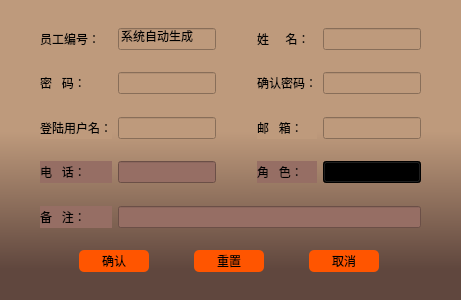
<?xml version="1.0" encoding="UTF-8"?>
<ui version="4.0">
 <class>add_staff</class>
 <widget class="QWidget" name="add_staff">
  <property name="geometry">
   <rect>
    <x>0</x>
    <y>0</y>
    <width>461</width>
    <height>300</height>
   </rect>
  </property>
  <property name="windowTitle">
   <string>Form</string>
  </property>
  <property name="windowIcon">
   <iconset>
    <normalon>:/qt 图标/新增.jpg</normalon>
   </iconset>
  </property>
  <property name="styleSheet">
   <string notr="true">font: 75 12pt &quot;楷体&quot;;
background-color: qlineargradient(spread:pad, x1:0.500273, y1:0.438, x2:0.500727, y2:0.909, stop:0 rgba(190, 154, 124, 255), stop:0.971591 rgba(96, 71, 62, 255));
color:rgb(0, 0, 0)</string>
  </property>
  <layout class="QGridLayout" name="gridLayout">
   <item row="8" column="1">
    <widget class="QLabel" name="label">
     <property name="styleSheet">
      <string notr="true">background-color:rgb(150, 110, 100, 255);</string>
     </property>
     <property name="text">
      <string>电   话：</string>
     </property>
    </widget>
   </item>
   <item row="13" column="2">
    <spacer name="verticalSpacer_5">
     <property name="orientation">
      <enum>Qt::Vertical</enum>
     </property>
     <property name="sizeHint" stdset="0">
      <size>
       <width>20</width>
       <height>40</height>
      </size>
     </property>
    </spacer>
   </item>
   <item row="0" column="2">
    <spacer name="verticalSpacer_4">
     <property name="orientation">
      <enum>Qt::Vertical</enum>
     </property>
     <property name="sizeHint" stdset="0">
      <size>
       <width>20</width>
       <height>40</height>
      </size>
     </property>
    </spacer>
   </item>
   <item row="3" column="2">
    <spacer name="verticalSpacer_3">
     <property name="orientation">
      <enum>Qt::Vertical</enum>
     </property>
     <property name="sizeHint" stdset="0">
      <size>
       <width>20</width>
       <height>40</height>
      </size>
     </property>
    </spacer>
   </item>
   <item row="1" column="0">
    <spacer name="horizontalSpacer_2">
     <property name="orientation">
      <enum>Qt::Horizontal</enum>
     </property>
     <property name="sizeHint" stdset="0">
      <size>
       <width>40</width>
       <height>20</height>
      </size>
     </property>
    </spacer>
   </item>
   <item row="4" column="1">
    <widget class="QLabel" name="label_6">
     <property name="styleSheet">
      <string notr="true">background-color:rgb(190, 154, 124, 255);</string>
     </property>
     <property name="text">
      <string>密   码：</string>
     </property>
    </widget>
   </item>
   <item row="4" column="4">
    <widget class="QLabel" name="label_7">
     <property name="styleSheet">
      <string notr="true">background-color:rgb(190, 154, 124, 255);</string>
     </property>
     <property name="text">
      <string>确认密码：</string>
     </property>
    </widget>
   </item>
   <item row="1" column="1">
    <widget class="QLabel" name="label_8">
     <property name="styleSheet">
      <string notr="true">background-color:rgb(190, 154, 124, 255);</string>
     </property>
     <property name="text">
      <string>员工编号：</string>
     </property>
    </widget>
   </item>
   <item row="1" column="4">
    <widget class="QLabel" name="label_9">
     <property name="styleSheet">
      <string notr="true">background-color:rgb(190, 154, 124, 255);</string>
     </property>
     <property name="text">
      <string>姓     名：</string>
     </property>
    </widget>
   </item>
   <item row="1" column="6">
    <spacer name="horizontalSpacer_3">
     <property name="orientation">
      <enum>Qt::Horizontal</enum>
     </property>
     <property name="sizeHint" stdset="0">
      <size>
       <width>40</width>
       <height>20</height>
      </size>
     </property>
    </spacer>
   </item>
   <item row="8" column="4">
    <widget class="QLabel" name="label_3">
     <property name="styleSheet">
      <string notr="true">background-color:rgb(150, 110, 100, 255);</string>
     </property>
     <property name="text">
      <string>角   色：</string>
     </property>
    </widget>
   </item>
   <item row="6" column="4">
    <widget class="QLabel" name="label_4">
     <property name="styleSheet">
      <string notr="true">background-color:rgb(190, 154, 124, 255);</string>
     </property>
     <property name="text">
      <string>邮   箱：</string>
     </property>
    </widget>
   </item>
   <item row="8" column="5">
    <widget class="QComboBox" name="comboBox">
     <item>
      <property name="text">
       <string>员工</string>
      </property>
     </item>
     <item>
      <property name="text">
       <string>主管</string>
      </property>
     </item>
    </widget>
   </item>
   <item row="1" column="3">
    <spacer name="horizontalSpacer">
     <property name="orientation">
      <enum>Qt::Horizontal</enum>
     </property>
     <property name="sizeHint" stdset="0">
      <size>
       <width>40</width>
       <height>20</height>
      </size>
     </property>
    </spacer>
   </item>
   <item row="12" column="1">
    <widget class="QLabel" name="label_2">
     <property name="styleSheet">
      <string notr="true">background-color:rgb(150, 110, 100, 255);</string>
     </property>
     <property name="text">
      <string>备   注：</string>
     </property>
    </widget>
   </item>
   <item row="6" column="1">
    <widget class="QLabel" name="label_5">
     <property name="styleSheet">
      <string notr="true">background-color:rgb(190, 154, 124, 255);</string>
     </property>
     <property name="text">
      <string>登陆用户名：</string>
     </property>
    </widget>
   </item>
   <item row="18" column="2">
    <spacer name="verticalSpacer_6">
     <property name="orientation">
      <enum>Qt::Vertical</enum>
     </property>
     <property name="sizeHint" stdset="0">
      <size>
       <width>20</width>
       <height>40</height>
      </size>
     </property>
    </spacer>
   </item>
   <item row="14" column="1" colspan="5">
    <layout class="QHBoxLayout" name="horizontalLayout">
     <item>
      <widget class="QPushButton" name="pushButton_2">
       <property name="maximumSize">
        <size>
         <width>70</width>
         <height>25</height>
        </size>
       </property>
       <property name="styleSheet">
        <string notr="true">
QPushButton{  
color: rgb(0, 0, 0);
font: 75 12pt &quot;微软雅黑&quot;;
border-style:solid;  
background-color:rgb(255, 85, 0);
border-radius:5px;padding:2px 4px;/*border-radius控制圆角大小*/  
}  
QPushButton:hover{  /*鼠标放上后*/  
color: rgb(0, 0, 0);
min-height:20;  
border-style:solid;  
border-top-left-radius:2px;  
border-top-right-radius:2px;  
background-color:rgb(190, 154, 124, 255);
border:1px;  
border-radius:5px;padding:2px 4px;  
}  
QPushButton:pressed{ /*按下按钮后*/  
color:rgb(255, 255, 255);  
min-height:20;  
border-style:solid;  
border-top-left-radius:2px;  
border-top-right-radius:2px;  
background: qlineargradient(x1: 0, y1: 0, x2: 0, y2: 1, stop:0 rgb(226,236,241),   
                            stop: 0.3 rgb(190,190,190),  
                              stop: 1 rgb(160,160,160));  
border:1px;  
border-radius:5px;padding:2px 4px;  
}  
QPushButton:checked{    /*选中后*/  
color:rgb(255, 255, 255);  
min-height:20;  
border-style:solid;  
border-top-left-radius:2px;  
border-top-right-radius:2px;  
background: qlineargradient(x1: 0, y1: 0, x2: 0, y2: 1, stop:0 rgb(226,236,241),   
                            stop: 0.3 rgb(190,190,190),  
                              stop: 1 rgb(160,160,160));  
border:1px;  
border-radius:5px;padding:2px 4px;  
}  </string>
       </property>
       <property name="text">
        <string>确认</string>
       </property>
      </widget>
     </item>
     <item>
      <widget class="QPushButton" name="pushButton">
       <property name="maximumSize">
        <size>
         <width>70</width>
         <height>25</height>
        </size>
       </property>
       <property name="styleSheet">
        <string notr="true">
QPushButton{  
color: rgb(0, 0, 0);
font: 75 12pt &quot;微软雅黑&quot;;
border-style:solid;  
background-color:rgb(255, 85, 0);
border-radius:5px;padding:2px 4px;/*border-radius控制圆角大小*/  
}  
QPushButton:hover{  /*鼠标放上后*/  
color: rgb(0, 0, 0);
min-height:20;  
border-style:solid;  
border-top-left-radius:2px;  
border-top-right-radius:2px;  
background-color:rgb(190, 154, 124, 255);
border:1px;  
border-radius:5px;padding:2px 4px;  
}  
QPushButton:pressed{ /*按下按钮后*/  
color:rgb(255, 255, 255);  
min-height:20;  
border-style:solid;  
border-top-left-radius:2px;  
border-top-right-radius:2px;  
background: qlineargradient(x1: 0, y1: 0, x2: 0, y2: 1, stop:0 rgb(226,236,241),   
                            stop: 0.3 rgb(190,190,190),  
                              stop: 1 rgb(160,160,160));  
border:1px;  
border-radius:5px;padding:2px 4px;  
}  
QPushButton:checked{    /*选中后*/  
color:rgb(255, 255, 255);  
min-height:20;  
border-style:solid;  
border-top-left-radius:2px;  
border-top-right-radius:2px;  
background: qlineargradient(x1: 0, y1: 0, x2: 0, y2: 1, stop:0 rgb(226,236,241),   
                            stop: 0.3 rgb(190,190,190),  
                              stop: 1 rgb(160,160,160));  
border:1px;  
border-radius:5px;padding:2px 4px;  
}  </string>
       </property>
       <property name="text">
        <string>重置</string>
       </property>
      </widget>
     </item>
     <item>
      <widget class="QPushButton" name="pushButton_3">
       <property name="maximumSize">
        <size>
         <width>70</width>
         <height>25</height>
        </size>
       </property>
       <property name="styleSheet">
        <string notr="true">
QPushButton{  
color: rgb(0, 0, 0);
font: 75 12pt &quot;微软雅黑&quot;;
border-style:solid;  
background-color:rgb(255, 85, 0);
border-radius:5px;padding:2px 4px;/*border-radius控制圆角大小*/  
}  
QPushButton:hover{  /*鼠标放上后*/  
color: rgb(0, 0, 0);
min-height:20;  
border-style:solid;  
border-top-left-radius:2px;  
border-top-right-radius:2px;  
background-color:rgb(190, 154, 124, 255);
border:1px;  
border-radius:5px;padding:2px 4px;  
}  
QPushButton:pressed{ /*按下按钮后*/  
color:rgb(255, 255, 255);  
min-height:20;  
border-style:solid;  
border-top-left-radius:2px;  
border-top-right-radius:2px;  
background: qlineargradient(x1: 0, y1: 0, x2: 0, y2: 1, stop:0 rgb(226,236,241),   
                            stop: 0.3 rgb(190,190,190),  
                              stop: 1 rgb(160,160,160));  
border:1px;  
border-radius:5px;padding:2px 4px;  
}  
QPushButton:checked{    /*选中后*/  
color:rgb(255, 255, 255);  
min-height:20;  
border-style:solid;  
border-top-left-radius:2px;  
border-top-right-radius:2px;  
background: qlineargradient(x1: 0, y1: 0, x2: 0, y2: 1, stop:0 rgb(226,236,241),   
                            stop: 0.3 rgb(190,190,190),  
                              stop: 1 rgb(160,160,160));  
border:1px;  
border-radius:5px;padding:2px 4px;  
}  </string>
       </property>
       <property name="text">
        <string>取消</string>
       </property>
      </widget>
     </item>
    </layout>
   </item>
   <item row="11" column="2">
    <spacer name="verticalSpacer_7">
     <property name="orientation">
      <enum>Qt::Vertical</enum>
     </property>
     <property name="sizeHint" stdset="0">
      <size>
       <width>20</width>
       <height>40</height>
      </size>
     </property>
    </spacer>
   </item>
   <item row="7" column="2">
    <spacer name="verticalSpacer">
     <property name="orientation">
      <enum>Qt::Vertical</enum>
     </property>
     <property name="sizeHint" stdset="0">
      <size>
       <width>20</width>
       <height>40</height>
      </size>
     </property>
    </spacer>
   </item>
   <item row="5" column="2">
    <spacer name="verticalSpacer_2">
     <property name="orientation">
      <enum>Qt::Vertical</enum>
     </property>
     <property name="sizeHint" stdset="0">
      <size>
       <width>20</width>
       <height>40</height>
      </size>
     </property>
    </spacer>
   </item>
   <item row="1" column="2">
    <widget class="QLineEdit" name="lineEdit">
     <property name="cursor">
      <cursorShape>ForbiddenCursor</cursorShape>
     </property>
     <property name="focusPolicy">
      <enum>Qt::NoFocus</enum>
     </property>
     <property name="styleSheet">
      <string notr="true">background-color:rgb(190, 154, 124, 255);</string>
     </property>
     <property name="text">
      <string>系统自动生成</string>
     </property>
    </widget>
   </item>
   <item row="1" column="5">
    <widget class="QLineEdit" name="lineEdit_2">
     <property name="styleSheet">
      <string notr="true">background-color:rgb(190, 154, 124, 255);</string>
     </property>
    </widget>
   </item>
   <item row="4" column="2">
    <widget class="QLineEdit" name="lineEdit_3">
     <property name="styleSheet">
      <string notr="true">background-color:rgb(190, 154, 124, 255);</string>
     </property>
     <property name="echoMode">
      <enum>QLineEdit::PasswordEchoOnEdit</enum>
     </property>
    </widget>
   </item>
   <item row="6" column="2">
    <widget class="QLineEdit" name="lineEdit_5">
     <property name="styleSheet">
      <string notr="true">background-color:rgb(190, 154, 124, 255);</string>
     </property>
    </widget>
   </item>
   <item row="6" column="5">
    <widget class="QLineEdit" name="lineEdit_6">
     <property name="styleSheet">
      <string notr="true">background-color:rgb(190, 154, 124, 255);</string>
     </property>
    </widget>
   </item>
   <item row="4" column="5">
    <widget class="QLineEdit" name="lineEdit_4">
     <property name="styleSheet">
      <string notr="true">background-color:rgb(190, 154, 124, 255);</string>
     </property>
     <property name="echoMode">
      <enum>QLineEdit::PasswordEchoOnEdit</enum>
     </property>
    </widget>
   </item>
   <item row="8" column="2">
    <widget class="QLineEdit" name="lineEdit_7">
     <property name="styleSheet">
      <string notr="true">background-color:rgb(150, 110, 100, 255);</string>
     </property>
    </widget>
   </item>
   <item row="12" column="2" colspan="4">
    <widget class="QLineEdit" name="lineEdit_8">
     <property name="styleSheet">
      <string notr="true">background-color:rgb(150, 110, 100, 255);</string>
     </property>
    </widget>
   </item>
  </layout>
 </widget>
 <resources/>
 <connections/>
</ui>
